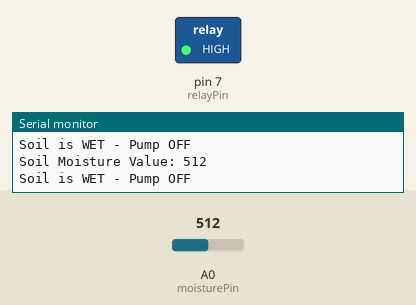
Bench run of a sketch on a simulated Arduino Uno, built with avr-gcc and run on an emulated ATmega328P. Parts: switched loads named in the sketch (green lamp = pin HIGH), the last lines printed to the serial monitor. Inputs (shaded band) come from the test bench; at power-on: A0 (moisturePin) = 512.

Above: at 2.8 s.
2.9 s: A0 (moisturePin) set to 584
5.6 s: A0 (moisturePin) set to 608
At 7.4 s:
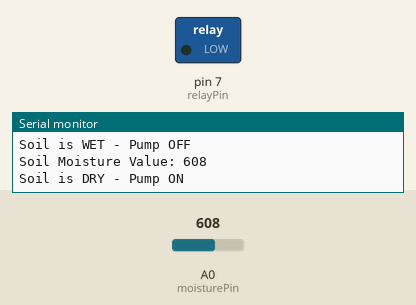
15.5 s: A0 (moisturePin) set to 610
Timing chart, 0 to 22.5 s (numbered marks = the images above; inputs shaded):
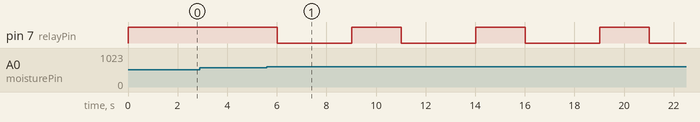

The sketch:

sketch_oct7a.ino
```cpp
// Automated Plant Watering System
// Arduino UNO + FC-28 Soil Moisture Sensor + 5V Relay + Water Pump

const int moisturePin = A0;
const int relayPin = 7;

// Adjust this value after calibration
// For most FC-28 analog sensors:
// Higher value = drier soil
const int threshold = 600;

void setup() {
  Serial.begin(9600);

  pinMode(moisturePin, INPUT);
  pinMode(relayPin, OUTPUT);

  // Pump OFF initially
  digitalWrite(relayPin, HIGH);

  Serial.println("Smart Irrigation System Started");
}

void loop() {

  int moistureValue = analogRead(moisturePin);

  Serial.print("Soil Moisture Value: ");
  Serial.println(moistureValue);

  // Soil is dry
  if (moistureValue > threshold) {

    Serial.println("Soil is DRY - Pump ON");

    digitalWrite(relayPin, LOW);  // Relay ON
    delay(3000);                  // Pump runs for 3 seconds

    digitalWrite(relayPin, HIGH); // Relay OFF

    Serial.println("Pump OFF");
  }

  // Soil has enough moisture
  else {
    Serial.println("Soil is WET - Pump OFF");

    digitalWrite(relayPin, HIGH);
  }

  delay(2000);  // Check every 2 seconds
}
```

Measured:
- the behaviour switches between 600 and 601 on A0 (moisturePin) (found by bisection; images 0 and 1)
- after the input at 5.6 s, pin 7 (relayPin): alternates HIGH for 2.0 s and LOW for 3.0 s, starting after 0.42 s
